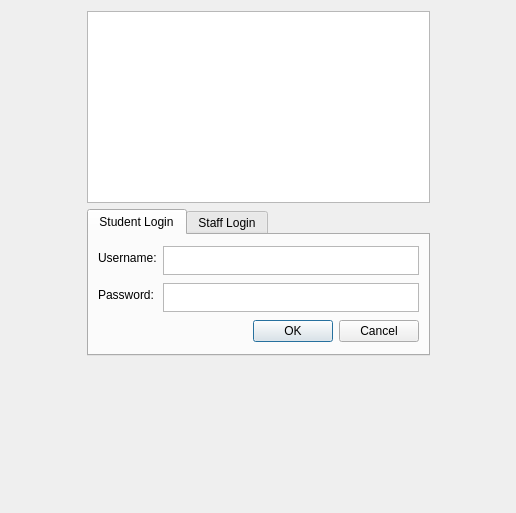
<?xml version="1.0" encoding="UTF-8"?>
<ui version="4.0">
 <class>Dialog</class>
 <widget class="QDialog" name="Dialog">
  <property name="geometry">
   <rect>
    <x>0</x>
    <y>0</y>
    <width>516</width>
    <height>513</height>
   </rect>
  </property>
  <property name="windowTitle">
   <string>Dialog</string>
  </property>
  <layout class="QGridLayout" name="gridLayout">
   <item row="1" column="2">
    <spacer name="horizontalSpacer_2">
     <property name="orientation">
      <enum>Qt::Horizontal</enum>
     </property>
     <property name="sizeHint" stdset="0">
      <size>
       <width>40</width>
       <height>20</height>
      </size>
     </property>
    </spacer>
   </item>
   <item row="2" column="1">
    <spacer name="verticalSpacer_2">
     <property name="orientation">
      <enum>Qt::Vertical</enum>
     </property>
     <property name="sizeHint" stdset="0">
      <size>
       <width>20</width>
       <height>40</height>
      </size>
     </property>
    </spacer>
   </item>
   <item row="0" column="1">
    <widget class="QGraphicsView" name="graphicsView"/>
   </item>
   <item row="1" column="0">
    <spacer name="horizontalSpacer">
     <property name="orientation">
      <enum>Qt::Horizontal</enum>
     </property>
     <property name="sizeHint" stdset="0">
      <size>
       <width>40</width>
       <height>20</height>
      </size>
     </property>
    </spacer>
   </item>
   <item row="1" column="1">
    <widget class="QTabWidget" name="tabWidget">
     <property name="toolTip">
      <string>&lt;html&gt;&lt;head/&gt;&lt;body&gt;&lt;p&gt;Student Login&lt;/p&gt;&lt;/body&gt;&lt;/html&gt;</string>
     </property>
     <property name="whatsThis">
      <string>&lt;html&gt;&lt;head/&gt;&lt;body&gt;&lt;p&gt;Student Login&lt;/p&gt;&lt;/body&gt;&lt;/html&gt;</string>
     </property>
     <property name="currentIndex">
      <number>0</number>
     </property>
     <widget class="QWidget" name="StudentLoginTab">
      <attribute name="title">
       <string>Student Login</string>
      </attribute>
      <layout class="QVBoxLayout" name="verticalLayout">
       <item>
        <layout class="QFormLayout" name="formLayout">
         <item row="0" column="0">
          <widget class="QLabel" name="label">
           <property name="text">
            <string>Username:</string>
           </property>
          </widget>
         </item>
         <item row="0" column="1">
          <widget class="QTextEdit" name="textEdit">
           <property name="maximumSize">
            <size>
             <width>16777215</width>
             <height>29</height>
            </size>
           </property>
          </widget>
         </item>
         <item row="1" column="0">
          <widget class="QLabel" name="label_2">
           <property name="text">
            <string>Password:</string>
           </property>
          </widget>
         </item>
         <item row="1" column="1">
          <widget class="QTextEdit" name="textEdit_2">
           <property name="maximumSize">
            <size>
             <width>16777215</width>
             <height>29</height>
            </size>
           </property>
          </widget>
         </item>
         <item row="2" column="1">
          <widget class="QDialogButtonBox" name="buttonBox">
           <property name="standardButtons">
            <set>QDialogButtonBox::Cancel|QDialogButtonBox::Ok</set>
           </property>
          </widget>
         </item>
        </layout>
       </item>
      </layout>
     </widget>
     <widget class="QWidget" name="StaffLoginTab">
      <attribute name="title">
       <string>Staff Login</string>
      </attribute>
      <layout class="QVBoxLayout" name="verticalLayout_2">
       <item>
        <layout class="QFormLayout" name="formLayout_2">
         <item row="0" column="0">
          <widget class="QLabel" name="label_3">
           <property name="text">
            <string>Username:</string>
           </property>
          </widget>
         </item>
         <item row="0" column="1">
          <widget class="QTextEdit" name="textEdit_3">
           <property name="maximumSize">
            <size>
             <width>16777215</width>
             <height>29</height>
            </size>
           </property>
          </widget>
         </item>
         <item row="1" column="0">
          <widget class="QLabel" name="label_4">
           <property name="text">
            <string>Password:</string>
           </property>
          </widget>
         </item>
         <item row="1" column="1">
          <widget class="QTextEdit" name="textEdit_4">
           <property name="maximumSize">
            <size>
             <width>16777215</width>
             <height>29</height>
            </size>
           </property>
          </widget>
         </item>
         <item row="2" column="1">
          <widget class="QDialogButtonBox" name="buttonBox_2">
           <property name="standardButtons">
            <set>QDialogButtonBox::Cancel|QDialogButtonBox::Ok</set>
           </property>
          </widget>
         </item>
        </layout>
       </item>
      </layout>
     </widget>
    </widget>
   </item>
  </layout>
 </widget>
 <resources/>
 <connections/>
</ui>
